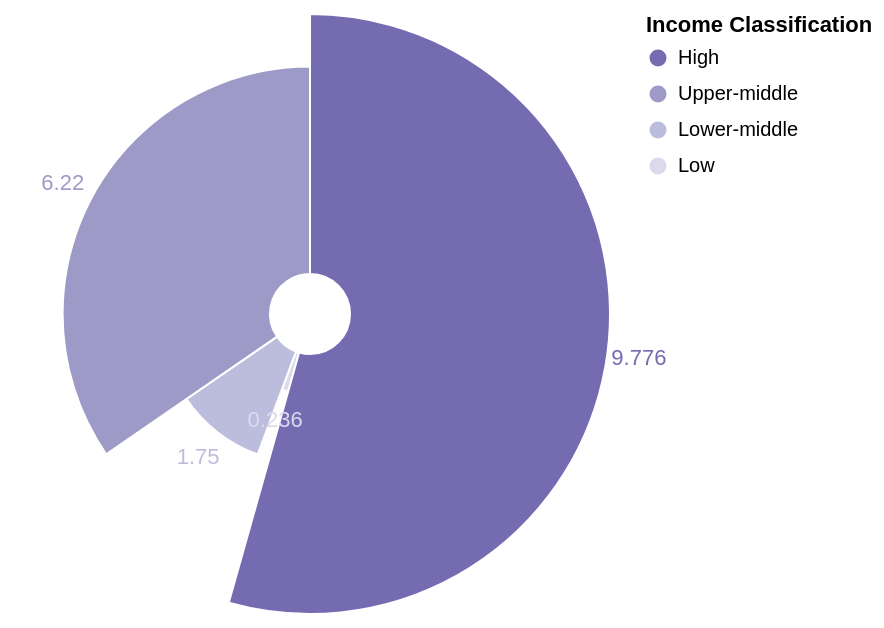

Express this chart as Vega-Lite.
### Vega-Lite specification from a JSON file in a GitHub repository (floating-point values rounded to 4 significant figures)
{"$schema": "https://vega.github.io/schema/vega-lite/v5.json", "description": "Manually calculated mean carbon emissions per capita of each income group (2020)", "height": 300, "width": "container", "data": {"values": [{"category": "Low", "Mean Carbon Emissions per capita (Tonnes)": 0.236}, {"category": "Lower-middle", "Mean Carbon Emissions per capita (Tonnes)": 1.75}, {"category": "Upper-middle", "Mean Carbon Emissions per capita (Tonnes)": 6.22}, {"category": "High", "Mean Carbon Emissions per capita (Tonnes)": 9.776}]}, "layer": [{"mark": {"type": "arc", "innerRadius": 20, "stroke": "#fff", "tooltip": true}, "params": [{"name": "key_param", "select": {"type": "point", "fields": ["category"]}}]}, {"mark": {"type": "text", "radiusOffset": 16}, "encoding": {"text": {"field": "Mean Carbon Emissions per capita (Tonnes)", "type": "quantitative"}}}], "encoding": {"theta": {"field": "Mean Carbon Emissions per capita (Tonnes)", "type": "quantitative", "stack": true}, "radius": {"field": "Mean Carbon Emissions per capita (Tonnes)", "scale": {"type": "sqrt", "zero": true, "rangeMin": 20}}, "color": {"field": "category", "type": "ordinal", "scale": {"domain": ["High", "Upper-middle", "Lower-middle", "Low"], "range": ["#756bb1", "#9e9ac8", "#bcbddc", "#dadaeb"]}, "title": "Income Classification"}, "opacity": {"condition": {"param": "key_param", "value": 1}, "value": 0.2}}, "config": {"view": {"stroke": "transparent"}}}
